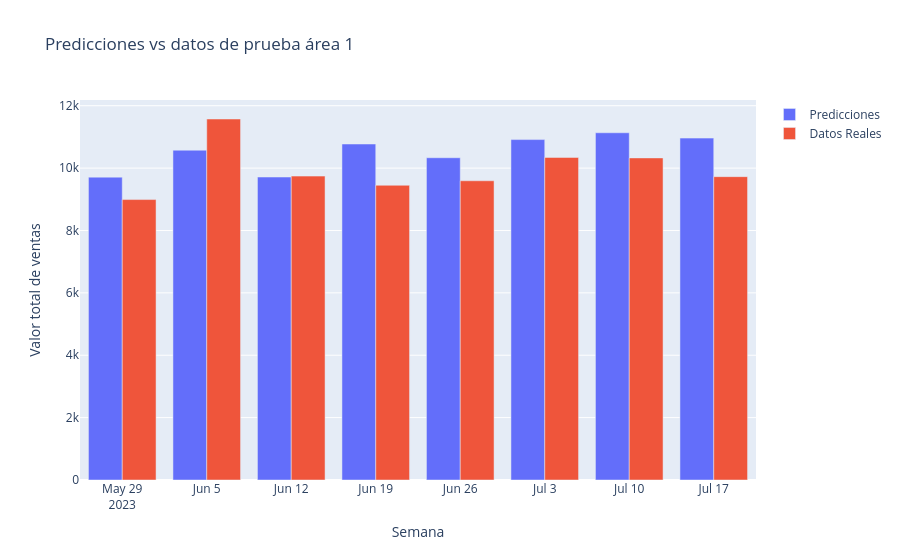

Here is the notebook cell this chart was saved with:
### Code cell
#Gráfica de población por sexo
from plotly.subplots import make_subplots
import plotly.graph_objects as go
fig2=go.Figure()
#fig=make_subplots(rows=2,cols=1,subplot_titles=('Población total mundial','Población masculina mundial'))
fig2.add_trace(go.Bar(x=result_test['FECHA'],y=result_test['PREDICCIONES'],name='Predicciones'))
fig2.add_trace(go.Bar(x=test_v['FECHA'], y=test_v['VALOR TOTAL DE VENTAS'],name='Datos Reales'))
fig2.update_layout(title='Predicciones vs datos de prueba área 1',xaxis_title='Semana', yaxis_title='Valor total de ventas',barmode='group',height=700)
fig2.show()

### Figure 1 — Plotly figure (JSON) as saved in the notebook; plotly's stock layout.template omitted (floating-point values rounded to 4 significant figures)
{"data": [{"name": "Predicciones", "type": "bar", "x": ["2023-05-29T00:00:00", "2023-06-05T00:00:00", "2023-06-12T00:00:00", "2023-06-19T00:00:00", "2023-06-26T00:00:00", "2023-07-03T00:00:00", "2023-07-10T00:00:00", "2023-07-17T00:00:00"], "y": [9710.0, 10570.0, 9714.0, 10770.0, 10330.0, 10910.0, 11130.0, 10960.0]}, {"name": "Datos Reales", "type": "bar", "x": ["2023-05-29T00:00:00", "2023-06-05T00:00:00", "2023-06-12T00:00:00", "2023-06-19T00:00:00", "2023-06-26T00:00:00", "2023-07-03T00:00:00", "2023-07-10T00:00:00", "2023-07-17T00:00:00"], "y": [8992.0, 11570.0, 9743.0, 9450.0, 9594.0, 10340.0, 10330.0, 9725.0]}], "layout": {"autosize": true, "barmode": "group", "title": {"text": "Predicciones vs datos de prueba área 1"}, "xaxis": {"autorange": true, "range": ["2023-05-25 12:00", "2023-07-20 12:00"], "title": {"text": "Semana"}, "type": "date"}, "yaxis": {"autorange": true, "range": [0, 12180.0], "title": {"text": "Valor total de ventas"}, "type": "linear"}}}
